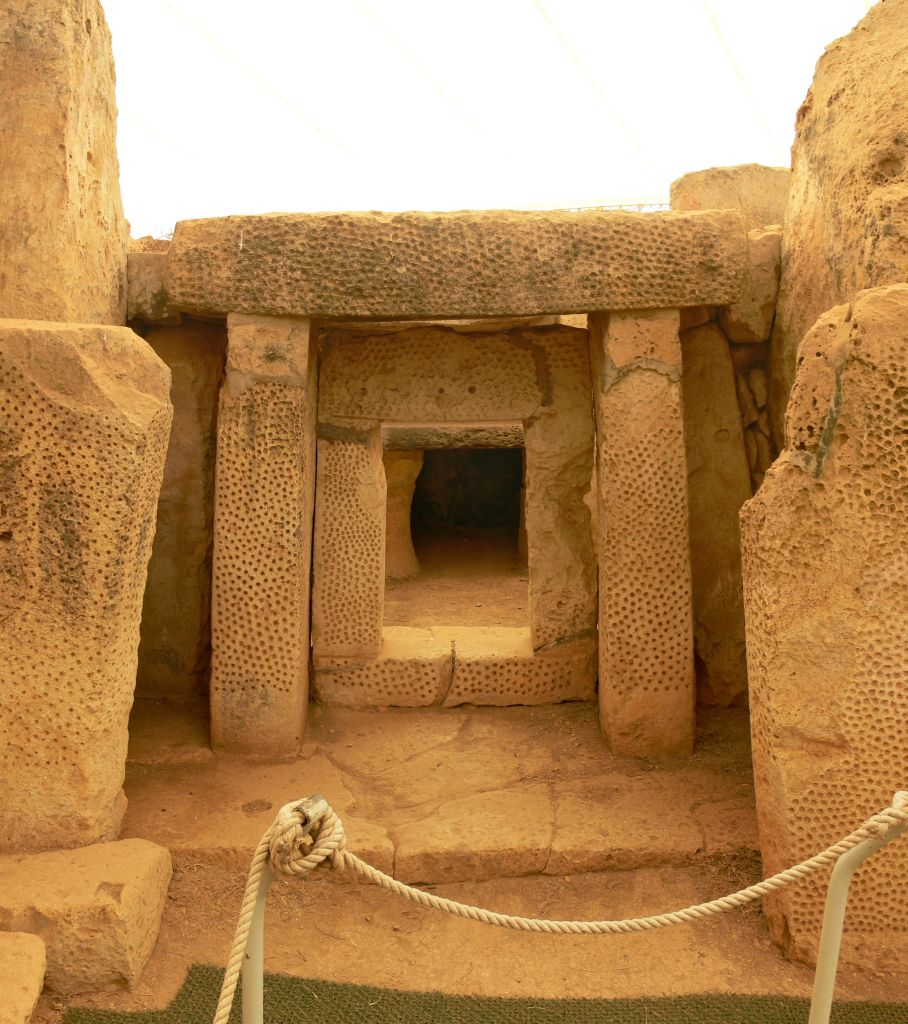
#> input picture Computer Vision Tutorials/Tutorial 1/image1.jpeg, 908 x 1024 px
$ jupyter execute Matthias_Bartolo_Tutorial_1.ipynb   (shell and % lines are left out)
#> lines starting #> are read from the running program, lines starting #| are printed output that depends on the picture
<h1>Tutorial 1 - Point Processing </h1>

Point processing is a computer vision technique used to improve or modify an image's visual elements, such as brightness, contrast, and color. Mathematical operations on the image's pixel values are applied to images in order to achieve the intended result. <br></br> In this tutorial we will go through some methods used in point processing.

<h4>Import Statements</h4>

[cell 1]
import cv2
import numpy as np
import matplotlib.pyplot as plt
from IPython.display import clear_output

cv2.__version__

<h2>Exercise 1 </h2>

Create a function where you can load any image you want. The function should divide the image into four equal segments.

`Using cv2.imshow('image',img);`

display the image into the 4 separate segments. To crop specific parts of an image you can use img[0:100, 0:100]. This code will crop the image from the 0 to
100 pixels.

[cell 2]
#Function, which loads and divides images in 4 equal segments
def LoadAndSegmentImage(path):
    #Loading Image as GrayScale
#> called with path = 'image1.jpeg'
    image=cv2.imread(image_path, cv2.IMREAD_GRAYSCALE);
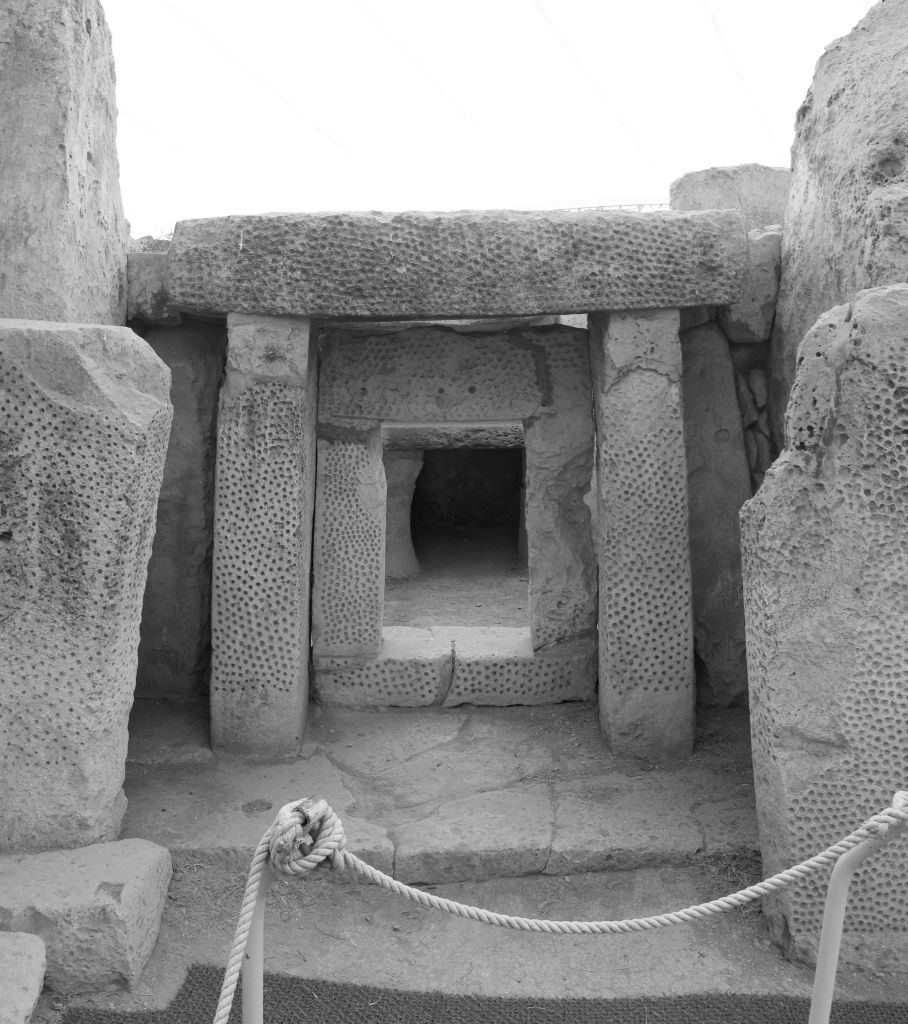
#> image: shape (1024, 908); min 2, max 255, mean 143.5

    #Retrieving image dimensions
    height,width = image.shape
#> height = 1024; width = 908

    #Displaying Image utilising opencv
    #cv2.imshow('image',image);
    #cv2.waitKey(0)
    #cv2.destroyAllWindows()

    #Displaying Image using matplotlib
    plt.imshow(image,'gray',vmin=0,vmax=255)
#> (this line was passed over: IPython is not available in this run)
    plt.axis('off')
#> (this line was passed over: IPython is not available in this run)

    #Cropping image into 4 separate segments
    Segment1=image[0:int(height/2), 0: int(width/2)]
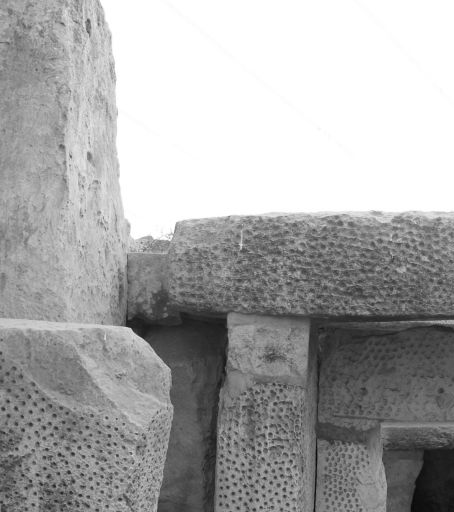
#> Segment1: shape (512, 454); min 8, max 255, mean 167.2
    Segment2=image[0:int(height/2), int(width/2):width ]
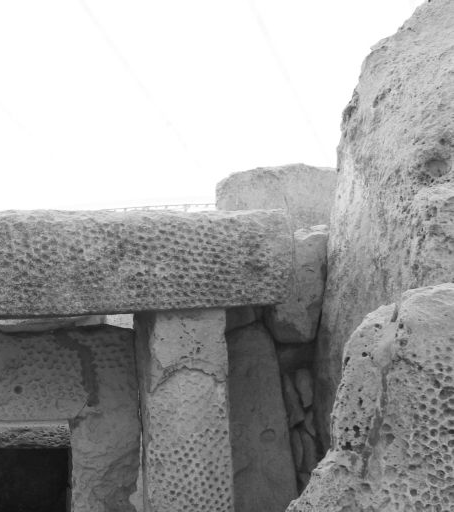
#> Segment2: shape (512, 454); min 12, max 255, mean 161.8
    Segment3=image[int(height/2):height, 0: int(width/2)]
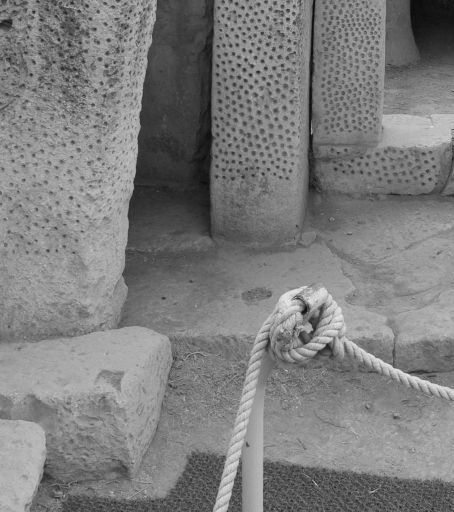
#> Segment3: shape (512, 454); min 7, max 239, mean 125.2
    Segment4=image[int(height/2):height, int(width/2):width ]
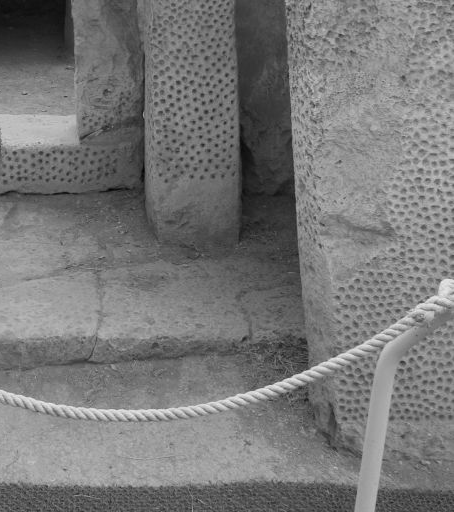
#> Segment4: shape (512, 454); min 2, max 237, mean 119.7
    return Segment1,Segment2,Segment3,Segment4

### Loading and Displaying Image

[cell 3]
#Image Path
image_path="image1.jpeg"
#Calling Function to Load and Segment Image into 4 parts
Segment1,Segment2,Segment3,Segment4=LoadAndSegmentImage(image_path)

### Displaying First Segment of Image

[cell 4]
#Displaying Image utilising opencv
#cv2.imshow('Segment1',Segment1);
#cv2.waitKey(0)
#cv2.destroyAllWindows()

#Displaying Image using matplotlib
plt.imshow(Segment1,'gray',vmin=0,vmax=255)
#> (this line was passed over: IPython is not available in this run)
plt.axis('off')
#> (this line was passed over: IPython is not available in this run)
plt.show()

### Displaying Second Segment of Image

[cell 5]
#Displaying Image utilising opencv
#cv2.imshow('Segment2',Segment2);
#cv2.waitKey(0)
#cv2.destroyAllWindows()

#Displaying Image using matplotlib
plt.imshow(Segment2,'gray',vmin=0,vmax=255)
#> (this line was passed over: IPython is not available in this run)
plt.axis('off')
#> (this line was passed over: IPython is not available in this run)
plt.show()

### Displaying Third Segment of Image

[cell 6]
#Displaying Image utilising opencv
#cv2.imshow('Segment3',Segment3);
#cv2.waitKey(0)
#cv2.destroyAllWindows()

#Displaying Image using matplotlib
plt.imshow(Segment3,'gray',vmin=0,vmax=255)
#> (this line was passed over: IPython is not available in this run)
